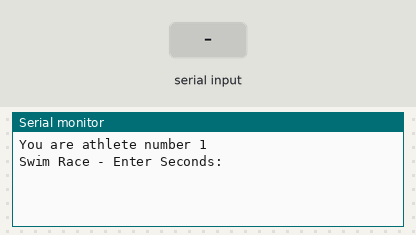
Bench run of a sketch on a simulated Arduino Uno, built with avr-gcc and run on an emulated ATmega328P. Parts: the last lines printed to the serial monitor. Inputs (shaded band) come from the test bench.

Above: at 0.8 s.
0.9 s: "90,45\n" received over Serial
At 1.5 s:
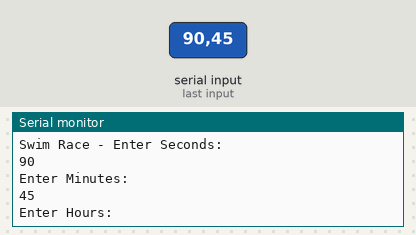
2.4 s: "30,150\n" received over Serial
At 3.9 s:
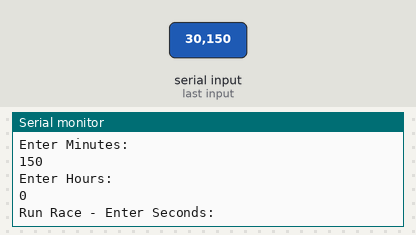
4.9 s: "90,45\n" received over Serial
At 6.19 s:
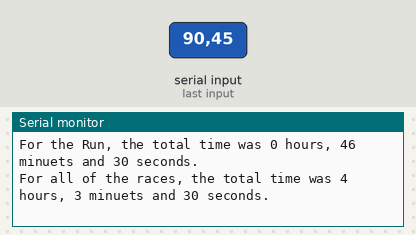
Timing chart, 0 to 7.9 s (numbered marks = the images above; inputs shaded):
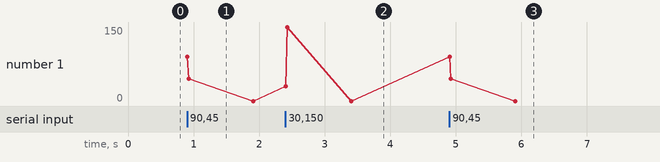

The sketch:

WS5.ino
```cpp
long seconds [] = {0, 0, 0};
const String names[] = {"Swim", "Bike", "Run", "Total"};
const String units[] = {"Seconds", "Minutes", "Hours"};
const long numberOfRaces = 3;
const long numberOfUnits = 3;

void setup() {
  // put your setup code here, to run once:
  Serial.begin(9600);
  long x;
  long y;
  long fastestTime = 0;
  bool cont = true;
  int athleteNumber = 0;
  int fastestAthlete = 0;

  while (cont) {
    athleteNumber = athleteNumber + 1;
    Serial.println("You are athlete number " + String(athleteNumber));
    long totalseconds [] = {0, 0, 0};
    long inputNums [] = {0, 0, 0};
    long totalTime = 0;
    for (x = 0; x < numberOfRaces; ++x) {
      if (cont == true) {
        Serial.print(names[x] + " Race - ");
        for (y = 0; y < numberOfUnits; ++y) {
          inputNums[y] = getInput(units[y]);
          if ((x == 0) && (y == 0) && (inputNums[y] < 0)) {
            cont = false;
            break;
          }
        }
        seconds[x]  = convToSecs(inputNums[0], inputNums[1], inputNums[2]);
#ifdef debug
        Serial.print("total seconds - ");
        Serial.println(seconds[x]);
#endif
      }
    }
    if (cont == true) {
      Serial.println();
      for (x = 0; x < numberOfRaces; x++) {
        showResults(seconds[x], names[x]);
      }
      totalTime = seconds[0] + seconds[1] + seconds[2];
      showTotal(totalTime);
      if (totalTime < fastestTime) {
        Serial.println("You are the fastest Athlete!") ;
        fastestTime = totalTime;
        fastestAthlete = athleteNumber;
      }
    }
  }
  Serial.println("Athlete number " + String(fastestAthlete) + " is the fastest athlete");
  Serial.print("They completed the race");
  convToTime(fastestTime);
}

void showResults(long seconds, String race) {
  Serial.print("For the " + race);
  convToTime(seconds);
}
void showTotal(long seconds) {
  Serial.print("For all of the races");
  convToTime(seconds);
}

long getInput(String unit) {
  Serial.println("Enter " + unit + ": ");

  long iValue;
  while (!Serial.available()) {
    //wait for a the user to enter a value
    ;
  }
  iValue = Serial.parseInt();
  Serial.println(iValue);
  return iValue;
}

long convToSecs(long secs, long mins, long hours) {
#ifdef debug
  Serial.println("convToSecs input");
  Serial.println(secs);
  Serial.println(mins);
  Serial.println(hours);
#endif
  long seconds = 0;


  const long SecondsInHour = 3600;
  const long SecondsInMin = 60;
  seconds = (hours * SecondsInHour) + (mins * SecondsInMin) + secs;

  return seconds;
}

long convToTime(long seconds) {
  long hours;
  long mins;
  long temp;
  hours = seconds / 3600;
  temp = seconds % 3600;
  mins = temp / 60;
  seconds = temp % 60;
  Serial.println(", the total time was " + String(hours) + " hours, " + String(mins) + " minuets and " + String(seconds) + " seconds.");
}

void loop() {
  // put your main code here, to run repeatedly:

}
```

Measured:
- after the input at 0.9 s, the serial monitor: prints a new line at once (image 1)
- after the input at 2.4 s, the serial monitor: prints a new line at once (image 2)
- after the input at 4.9 s, the serial monitor: prints a new line at once (image 3)
